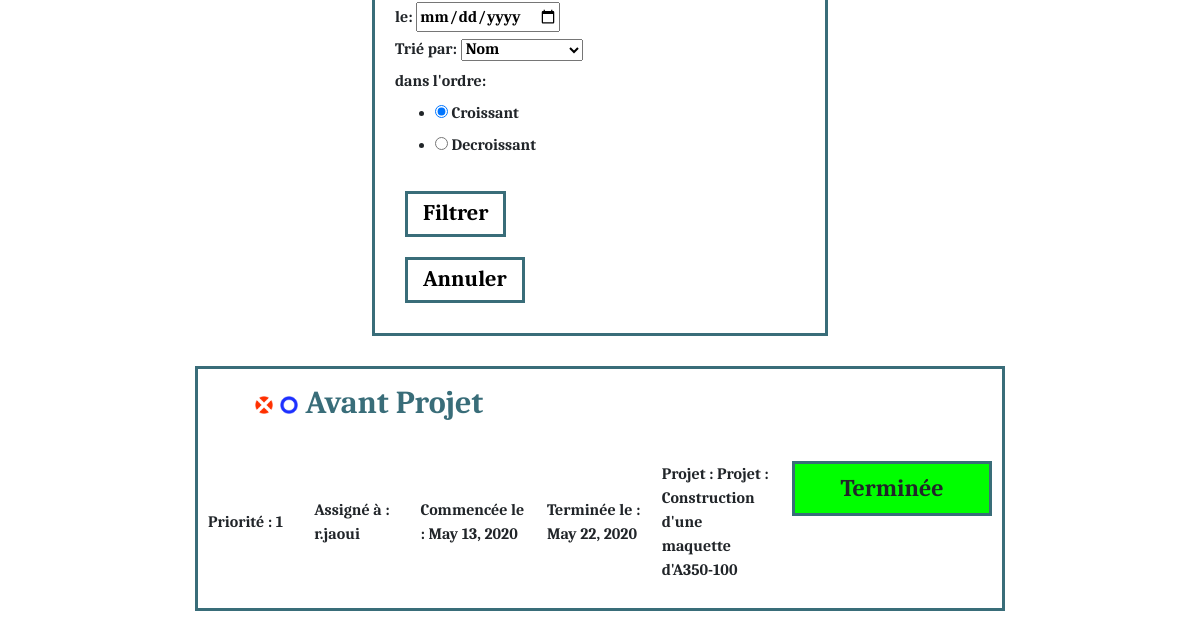
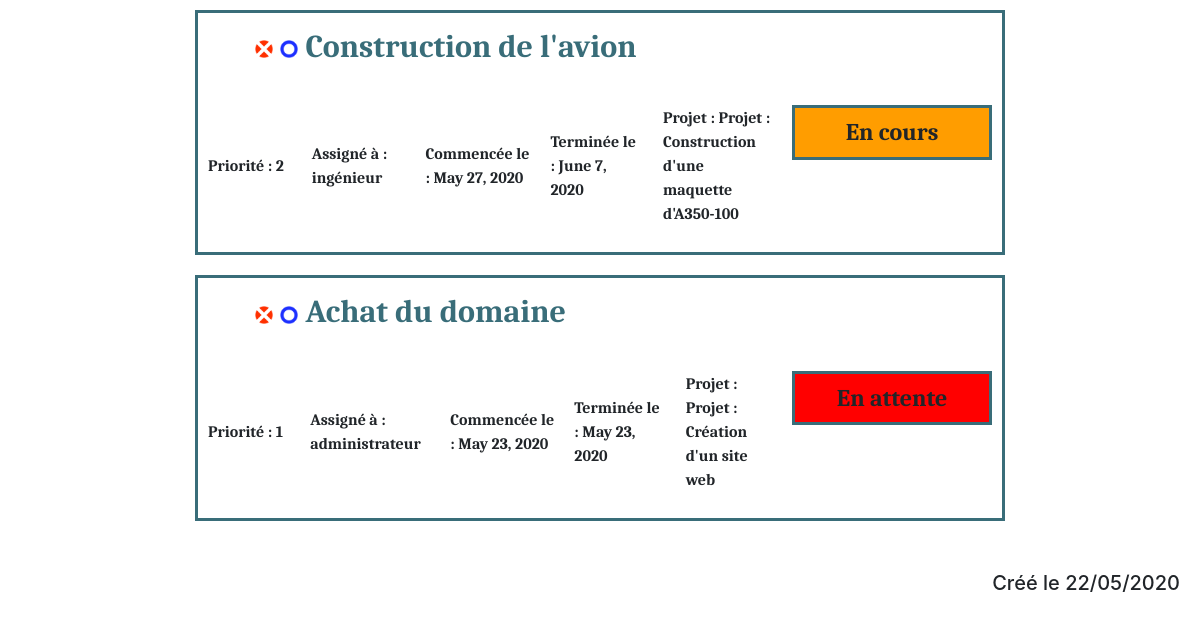
The app's page /manager/tasks/ (signed in, lower part), older data (2 pictures, top to bottom).
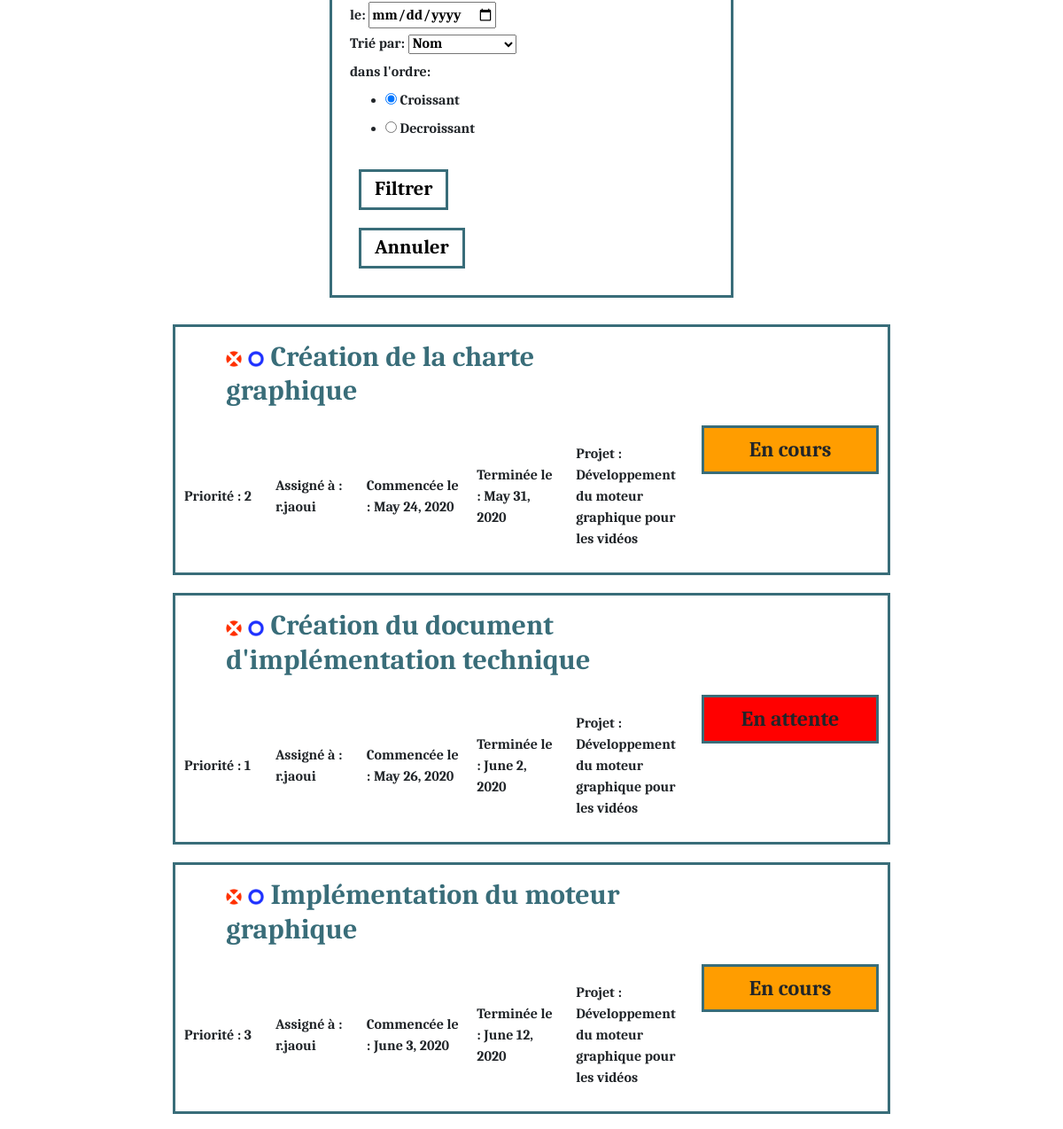
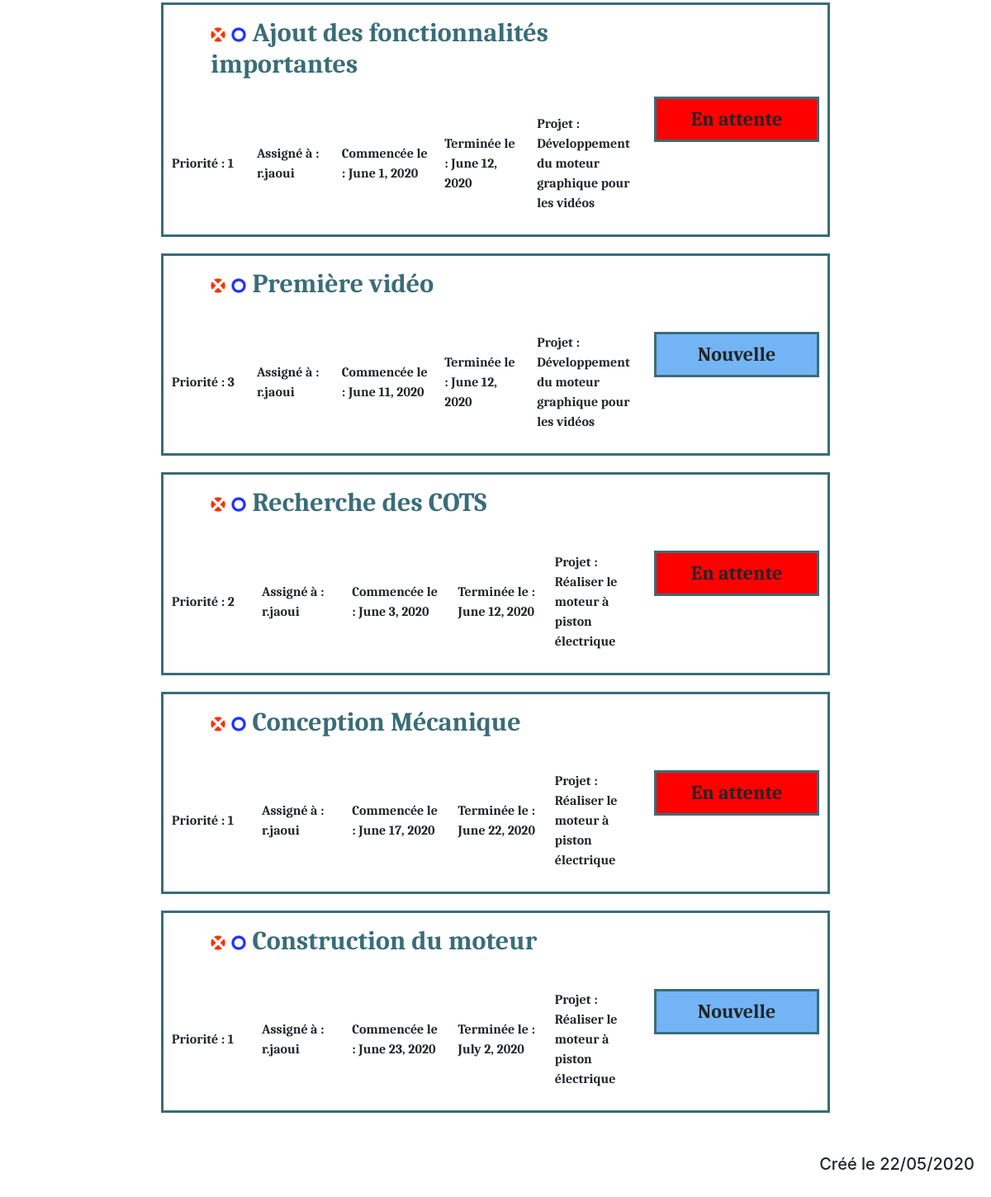
The same page, newer data (2 pictures, top to bottom).
### taskmanager/models.py (models this page shows, shortened)
class Tache(models.Model):
    titre = models.CharField(max_length=100)
    description = models.TextField()
    start = models.DateField(default=timezone.now)
    end = models.DateField(default=timezone.now)
    priority = models.IntegerField(default=1)
    assigned = models.ForeignKey(User, on_delete=models.CASCADE)
    status = models.ForeignKey('Statut', on_delete=models.CASCADE)
    projet = models.ForeignKey('Projet', on_delete=models.CASCADE)
    class Meta:
        verbose_name = "tache"

class Statut(models.Model):
    nom = models.CharField(max_length=50)
    couleur = models.CharField(max_length=50)
    class Meta:
        verbose_name = "statut"
    def __str__(self):
        return self.nom

class Projet(models.Model):
    nom = models.CharField(max_length=100)
    class Meta:
        verbose_name = "projet"

### taskmanager/views.py (the view)
# urls.py: path('tasks/', taches, name = "Taches"),
def taches(request):
    connected = request.user.is_authenticated
    name = ""
    username = ""
    if connected:
        name = request.user.first_name + " " + request.user.last_name
        username = request.user.username
        if request.user.has_perm('taskmanager.view_tache'):
            modify_tache = request.user.has_perm('taskmanager.change_tache')
            delete_tache = request.user.has_perm('taskmanager.delete_tache')
            form = FilterTacheForm(request.POST or None, initial={'comm_select':'avant', 'term_select':'avant', 'sort_order':'croiss'})
            if form.is_valid():
                taches = Tache.objects.all()
                if form.cleaned_data['assigned'] is not None:
                    taches = taches.filter(assigned=form.cleaned_data['assigned'])
                if form.cleaned_data['status'] is not None:
                    taches = taches.filter(status=form.cleaned_data['status'])
                if form.cleaned_data['comm_date'] is not None:
                    if form.cleaned_data['comm_select'] == "avant":
                        taches = taches.filter(start__lte=form.cleaned_data['comm_date'])
                    else:
                        taches = taches.filter(start__gte=form.cleaned_data['comm_date'])
                if form.cleaned_data['term_date'] is not None:
                    if form.cleaned_data['term_select'] == "avant":
                        taches = taches.filter(end__lte=form.cleaned_data['term_date'])
                    else:
                        taches = taches.filter(end__gte=form.cleaned_data['term_date'])
                if form.cleaned_data['sort_by'] != "":
                    if form.cleaned_data['sort_order'] == "decroiss":
                        taches = taches.order_by("-{}".format(form.cleaned_data['sort_by']))
                    else:
                        taches = taches.order_by("{}".format(form.cleaned_data['sort_by']))
            else:
                taches = Tache.objects.all()
            return render(request, "taskmanager/taches.html", locals())
        else:
            return redirect(denied)
    else:
        return redirect(connect)

### taskmanager/forms.py
class FilterTacheForm(forms.Form):
    assigned = forms.ModelChoiceField(queryset=User.objects.all(), label="Assigné à", required=False)
    status = forms.ModelChoiceField(queryset=Statut.objects.all(), label="Statut", required=False)
    comm_select = forms.CharField(label='Commencé', widget=forms.RadioSelect(choices=[
        ('avant', "Avant"),
        ('apres', "Après"),
    ]), )
    comm_date = forms.DateField(label='le', widget=DateInput(), required=False)
    term_select = forms.CharField(label='Terminé', widget=forms.RadioSelect(choices=[
        ('avant', "Avant"),
        ('apres', "Après"),
    ]))
    term_date = forms.DateField(label='le', widget=DateInput(), required=False)
    sort_by = forms.CharField(label='Trié par', widget=forms.Select(choices=[
        ('titre', "Nom"),
        ('assigned', "Assigné à"),
        ('priority', "Priorité"),
        ('status', "Statut"),
        ('start', "Date de début"),
        ('end', "Date de fin"),
    ]))
    sort_order = forms.CharField(label='dans l\'ordre', widget=forms.RadioSelect(choices=[
        ('croiss', "Croissant"),
        ('decroiss', "Decroissant"),
    ]))

### templates/taskmanager/taches.html (shortened to what this page needs)
{% extends "base.html" %}
{% load static %}
{% block css %}<link rel="stylesheet" href="{% static 'css/taskmanager/taches.css' %} ">{% endblock %}
{% block contenu %}
    <div class="bloc-40">
        <form action = "{% url "Taches" %}" method="post">
            {{ form.as_ul }}
            <input class="filter" type="submit" value="Filtrer">
        </form>
        <a href="{% url "Taches" %}"><button class="filter">Annuler</button></a>
    </div>
    <ul id="content">
        {% for tache in taches %}
            <li>
                <a href="{% url "Tache" tache.id %}">
                    <table>
                        <tr>
                           <td colspan="5" >
                               <h2>
                                    {% if delete_tache %}
                                        <a href="{% url "Suppression Tache" tache.id %}"><img src="{% static "images/del.png" %}" alt="del" width = "18px"/></a>
                                    {% endif %}
                                    {% if modify_tache %}
                                        <a href="{% url "Modification Tache" tache.id %}"><img src="{% static "images/mod.png" %}" alt="mod" width = "18px"/></a>
                                    {% endif %}
                                   {{ tache.titre }}
                               </h2>
                           </td>
                           <td rowspan="2" >
                               <div class="stat">
                                    <h4 class="size-stat" style="background-color:{{ tache.status.couleur }};" >{{ tache.status.nom }}</h4>
                               </div>
                           </td>
                        </tr>
                        <tr>
                           <td class="mini">
                                <p>Priorité : {{ tache.priority }}</p>
                           </td>
                           <td class="mini">
                                <p>Assigné à : {{ tache.assigned }}</p>
                           </td>
                           <td class="mini">
                                <p>Commencée le : {{ tache.start }}</p>
                           </td>
                           <td class="mini">
                                <p>Terminée le : {{ tache.end }}</p>
                           </td>
                           <td class="mini">
                                <p>Projet : {{ tache.projet.nom }}</p>
                           </td>
                        </tr>
                    </table>
                </a>
            </li>
        {% endfor %}
    </ul>
{% endblock %}

Row changes from the older to the newer data that the page shows:
removed Tache: titre "Avant Projet", status.nom "Terminée", priority "1", assigned "r.jaoui", start "May 13, 2020", end "May 22, 2020", projet.nom "Projet : Construction d'une maquette d'A350-100"
removed Tache: titre "Construction de l'avion", status.nom "En cours", priority "2", assigned "ingénieur", start "May 27, 2020", end "June 7, 2020", projet.nom "Projet : Construction d'une maquette d'A350-100"
removed Tache: titre "Achat du domaine", status.nom "En attente", priority "1", assigned "administrateur", start "May 23, 2020", end "May 23, 2020", projet.nom "Projet : Création d'un site web"
added Tache: titre "Création de la charte graphique", status.nom "En cours", priority "2", assigned "r.jaoui", start "May 24, 2020", end "May 31, 2020", projet.nom "Développement du moteur graphique pour les vidéos"
added Tache: titre "Création du document d'implémentation technique", status.nom "En attente", priority "1", assigned "r.jaoui", start "May 26, 2020", end "June 2, 2020", projet.nom "Développement du moteur graphique pour les vidéos"
added Tache: titre "Implémentation du moteur graphique", status.nom "En cours", priority "3", assigned "r.jaoui", start "June 3, 2020", end "June 12, 2020", projet.nom "Développement du moteur graphique pour les vidéos"
added Tache: titre "Ajout des fonctionnalités importantes", status.nom "En attente", priority "1", assigned "r.jaoui", start "June 1, 2020", end "June 12, 2020", projet.nom "Développement du moteur graphique pour les vidéos"
added Tache: titre "Première vidéo", status.nom "Nouvelle", priority "3", assigned "r.jaoui", start "June 11, 2020", end "June 12, 2020", projet.nom "Développement du moteur graphique pour les vidéos"
added Tache: titre "Recherche des COTS", status.nom "En attente", priority "2", assigned "r.jaoui", start "June 3, 2020", end "June 12, 2020", projet.nom "Réaliser le moteur à piston électrique"
added Tache: titre "Conception Mécanique", status.nom "En attente", priority "1", assigned "r.jaoui", start "June 17, 2020", end "June 22, 2020", projet.nom "Réaliser le moteur à piston électrique"
added Tache: titre "Construction du moteur", status.nom "Nouvelle", priority "1", assigned "r.jaoui", start "June 23, 2020", end "July 2, 2020", projet.nom "Réaliser le moteur à piston électrique"
